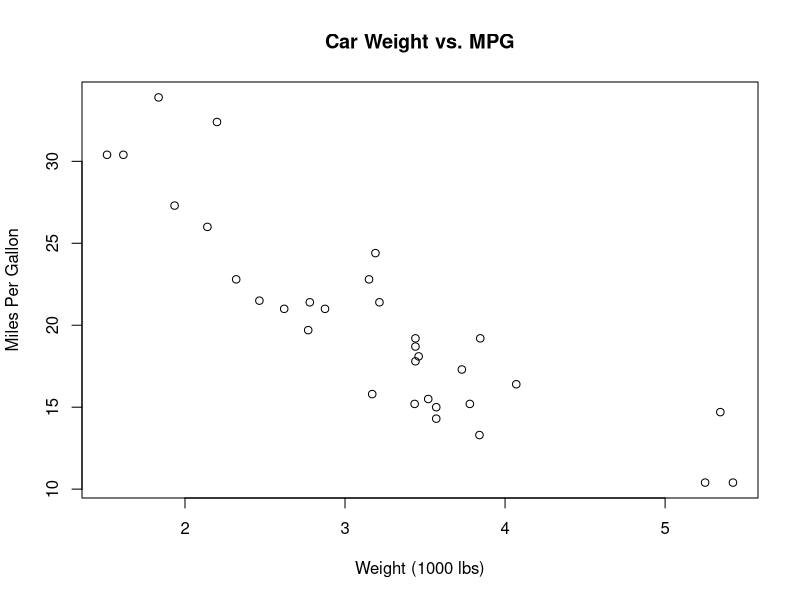
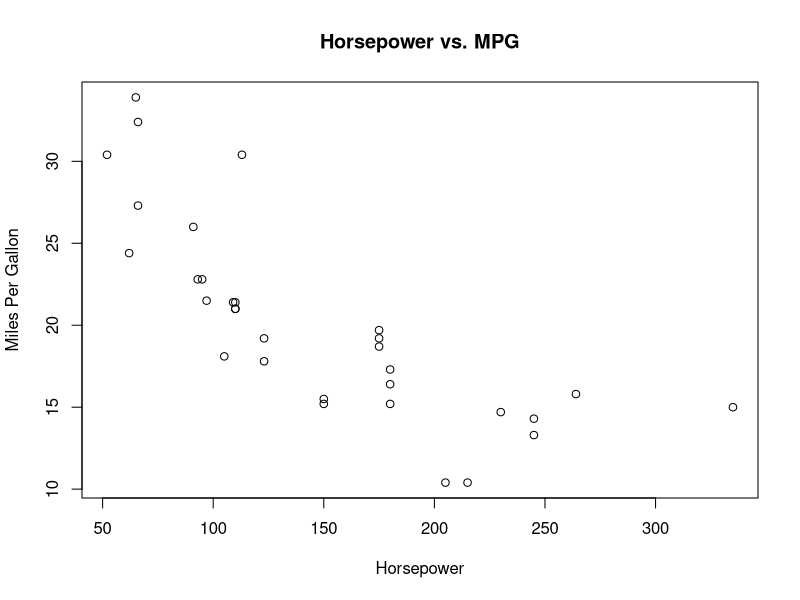

The R source for these figures, in order:
## ---- chunk 1
knitr::opts_chunk$set(echo = TRUE)
## ---- chunk 2
library(dplyr)
## ---- chunk 3
# Addition
5 + 3

# Subtraction
10 - 4

# Multiplication
6 * 7

# Division
20 / 4

# Exponentiation (raising to a power)
2^3  # 2 cubed

# Modulus (finds the remainder of a division)
10 %% 3 # Remainder of 10 divided by 3 is 1
## ---- chunk 4
x <- 10
y <- 5

# Is x equal to 10?
x == 10

# Is y not equal to 5?
y != 5

# Is x greater than y?
x > y
## ---- chunk 5
# Is x greater than 5 AND y less than 10?
(x > 5) & (y < 10)

# Is x equal to 5 OR y equal to 5?
(x == 5) | (y == 5)

# Is x NOT greater than y?
!(x > y)
## ---- chunk 6
celsius_to_fahrenheit <- function(celsius_temp) {
  # The formula is (Celsius * 9/5) + 32
  fahrenheit_temp <- (celsius_temp * 9/5) + 32
  return(fahrenheit_temp)
}
## ---- chunk 7
# Freezing point
freezing_F <- celsius_to_fahrenheit(0)
print(paste("0°C is", freezing_F, "°F"))

# Boiling point
boiling_F <- celsius_to_fahrenheit(100)
print(paste("100°C is", boiling_F, "°F"))
## ---- chunk 8
# Numeric: For numbers (integers and decimals)
my_number <- 42
another_number <- 3.14

# Character: For text (strings), always in quotes
my_text <- "Hello, R!"

# Logical: For TRUE or FALSE values
is_learning <- TRUE

# We can print the variables to see their values
print(my_number)
print(my_text)
print(is_learning)
## ---- chunk 9
# A numeric vector
numeric_vector <- c(1, 10, 50, 100)

# A character vector
character_vector <- c("apple", "banana", "cherry")

print(numeric_vector)
print(character_vector)
## ---- chunk 10
# Create a few vectors
student_id <- c(1, 2, 3, 4)
student_name <- c("Alice", "Bob", "Charlie", "David")
test_score <- c(88, 92, 75, 85)

# Combine them into a data frame
student_data <- data.frame(
  ID = student_id,
  Name = student_name,
  Score = test_score
)

# Print the data frame
print(student_data)
## ---- chunk 11
# head() shows the first few rows
head(student_data)

# tail() shows the last few rows
tail(student_data)

# str() shows the structure of the data frame (str-ucture)
str(student_data)

# summary() provides summary statistics for each column
summary(student_data)
## ---- chunk 12
# Let's create a vector to work with
ages <- c(25, 31, 19, 42, 50, 22)
## ---- chunk 13
# Get the third element
ages[3]
## ---- chunk 14
# Get the first and fifth elements
ages[c(1, 5)]
## ---- chunk 15
# Get all elements from the second to the fourth
ages[2:4]
## ---- chunk 16
# Get all elements from the first to the last, by two.
ages[seq(1,length(ages),by=2)]
## ---- chunk 17
# Which ages are over 30?
ages > 30

# Now use that logical vector to select ONLY the ages over 30
ages[ages > 30]
## ---- chunk 18
# Get all ages EXCEPT the second one
ages[-2]
## ---- chunk 19
# Let's create a data frame to work with
student_data <- data.frame(
  ID = c(101, 102, 103, 104),
  Name = c("Alice", "Bob", "Charlie", "David"),
  Score = c(88, 92, 75, 85),
  Major = c("Biology", "History", "Math", "Biology")
)
print(student_data)
## ---- chunk 20
# Get the entire 'Score' column
student_data$Score

# Calculate the mean of the 'Score' column
mean(student_data$Score)
## ---- chunk 21
# Get the entire third row
student_data[3, ]

# Get the first and third rows
student_data[c(1, 3), ]

# Get the entire 'Name' column (the 2nd column)
# Note: This returns a vector
student_data[, 2]

# Get a specific cell: the name of the student in the 3rd row
student_data[3, 2]

# Get multiple columns by name
student_data[, c("Name", "Major")]
## ---- chunk 22
# Create a logical vector: Which students scored above 85?
student_data$Score > 85

# Now, use that logical vector in the 'rows' position to filter the data frame
high_scorers <- student_data[student_data$Score > 85, ]
print(high_scorers)

# You can also filter by text
# Find all the Biology majors
biology_majors <- student_data[student_data$Major == "Biology", ]
print(biology_majors)
## ---- chunk 23
x <- 15

if (x > 10) {
  print("The variable x is greater than 10.")
}
## ---- chunk 24
temperature <- 12 # in Celsius

if (temperature > 25) {
  print("It's a hot day!")
} else {
  print("It's not a hot day.")
}
## ---- chunk 25
grade <- 85

if (grade >= 90) {
  print("You got an A!")
} else if (grade >= 80) {
  print("You got a B.")
} else if (grade >= 70) {
  print("You got a C.")
} else {
  print("You need to study more.")
}
## ---- chunk 26
numbers <- c(1, 2, 3, 4, 5)

for (num in numbers) {
  squared_num <- num^2
  print(paste("The square of", num, "is", squared_num))
}
## ---- chunk 27
fruits <- c("apple", "banana", "cherry")

for (fruit in fruits) {
  print(paste("I would like to eat a", fruit))
}
## ---- chunk 28
countdown <- 5

while (countdown > 0) {
  print(countdown)
  # IMPORTANT: We decrease the value of countdown in each iteration.
  # This ensures the loop will eventually stop.
  countdown <- countdown - 1 
}
print("Blast off!")
## ---- chunk 29
# The plot() function is great for simple scatterplots
# We'll plot car weight (wt) vs. miles per gallon (mpg)
plot(
  x = mtcars$wt, 
  y = mtcars$mpg,
  main = "Car Weight vs. MPG",
  xlab = "Weight (1000 lbs)",
  ylab = "Miles Per Gallon"
)
## ---- chunk 30
# Your code here
width <- 10
height <- 5
area= width * height
print(paste("the area is",area))
## ---- chunk 31
# Your code here
first_name <- "Kat"
last_name <- "Gour!"
print(paste("Hello,",first_name,last_name))
## ---- chunk 32

# Function to check if a number is odd or even
check_odd_even <- function(number) {
  if (number %% 2 == 0) {
    return("even")
  } else {
    return("odd")
  }
}

# Test 2x
number_to_check <- 12
result <- check_odd_even(number_to_check)
cat(number_to_check, "is an", result, "number. ")

number_to_check <- 15
result <- check_odd_even(number_to_check)
cat(number_to_check, "is an", result, "number.")
## ---- chunk 33
# Your code here
expenses <- c(800, 250, 120, 300, 150)
sum(expenses)
## ---- chunk 34
# Your code here
expenses[c(2, 5)]
## ---- chunk 35
expenses <- c(800, 250, 120, 300, 150)
expenses >= 200
expenses[expenses >= 200]
## ---- chunk 36
# Your code here
# Create a few vectors
Month <- c("December", "January", "February", "March", "April", "May")
Rent <- c(900, 950, 950, 950, 950, 950)
Groceries <- c(150, 100, 120, 90, 105, 100)
Travel <- c(50, 20, 30, 20, 50, 35)
Holiday <- c("TRUE","TRUE","TRUE","FALSE","FALSE","FALSE")
# Combine them into a data frame
yearly_data <- data.frame(
Months = Month,
Rents = Rent,
Shopping = Groceries,
Travels = Travel,
Holidays = Holiday
)
# Print the data frame
print(yearly_data)
## ---- chunk 37
rating <- 4
# Your if/else if/else statement here
if (rating >= 8) {
print("Excellent!")
} else if (rating >= 5) {
print("Good.")
} else {
print("Poor.")
}
## ---- chunk 38
celsius_temps <- c(0, 15, 30, -5)

# Your for loop here
for (num in celsius_temps) {
farenheit <- ((num*(9/5)+32))
print(paste("The celsius temparature", num, "is", farenheit, "in farenheit"))
}
## ---- chunk 39
savings <- 10
goal <- 50
weeks <- 0

# Your while loop here
while (savings < goal) {
  savings <- savings + 5
  weeks <- weeks + 1
}

print(paste("It will take", weeks, "weeks to reach the goal."))
## ---- chunk 40
# Your code here
my_cars <- mtcars[, c('mpg','hp','wt','cyl')]
head(my_cars)
## ---- chunk 41
# Your code here
str(my_cars)
summary(my_cars)
## ---- chunk 42
# Your code here
mean(my_cars$hp[my_cars$cyl == 4])
mean(my_cars$hp[my_cars$cyl == 8])
## ---- chunk 43
# Your code here
mtcars[mtcars$hp > 200, ]
## ---- chunk 44
# Your code here (plot mtcars data)
plot(
x = mtcars$hp,
y = mtcars$mpg,
main = "Horsepower vs. MPG",
xlab = "Horsepower",
ylab = "Miles Per Gallon"
)
## ---- chunk 45
# 1. Set the secret number
#secret_number <- 42

#print("I'm thinking of a number between 1 and 100.")

# 2. Start the loop{
#guess_counter <- 0

#while (TRUE) {
  #user_input <- readline(prompt = "Enter your guess: ")
  #guess <- as.numeric(user_input)
  #if (is.na(guess)){
  #  print("Please enter a valid number.")
   # next
  #}
  #how many guesses
 # guess_counter <- guess_counter + 1
  
  #check
 # if (guess < secret_number) {
  #  print("Too low! Guess again.")
 # } else if (guess > secret_number) {
 #   print("Too high! Guess again.")
 # } else {  
 #   print(paste("Correct! You guessed the number in", guess_counter, "tries!"))
 #   break
 # }
#}
## ---- chunk 46
# 1. Create a vector of cylinder groups to loop through
cylinder_groups <- c(4, 6, 8)

# 2. Start the for loop
for (cyl in cylinder_groups) {
  
  # 3. Use logical indexing to create a subset for the current cylinder group
  currentgrp <- mtcars[mtcars$cyl == cyl, ]
  
  # 4. Calculate the average MPG for the subset
  avg_mpg <- mean(currentgrp$mpg)
  
  # 5. Use if/else if/else to check the average MPG and print a summary
  if (avg_mpg > 25) {
    print(paste("Cars with", cyl, "cylinders are highly fuel-efficient."))
  } else if (avg_mpg >= 18 && avg_mpg <= 25) {
    print(paste("Cars with", cyl, "cylinders have moderate fuel efficiency."))
  } else {
    print(paste("Cars with", cyl, "cylinders are not fuel-efficient."))
  }
}

## ---- chunk 47
# 1. Get the unique species from the iris dataset
species_names <- unique(iris$Species)

# 2. Initialize tracker variables
max_avg_petal_area <- 0
winning_species <- ""

# 3. Start the for loop to iterate through each species
for (species in species_names) {
  
  # 4. Use logical indexing to create a subset for the current species
  currentspecies <- iris[iris$Species == species, ]
  
  # 5. Calculate the average petal area for the subset
  current_avg_area <- mean(currentspecies$Petal.Length * currentspecies$Petal.Width)
  
  # 6. Use an if statement to check if this species is the new winner
  if (current_avg_area > max_avg_petal_area) {
    max_avg_petal_area <- current_avg_area
    winning_species <- species
  }
}

# 7. Print the final result after the loop is finished
print(paste("The winning species is", winning_species, 
            "with an average petal area of", round(max_avg_petal_area, 2)))
